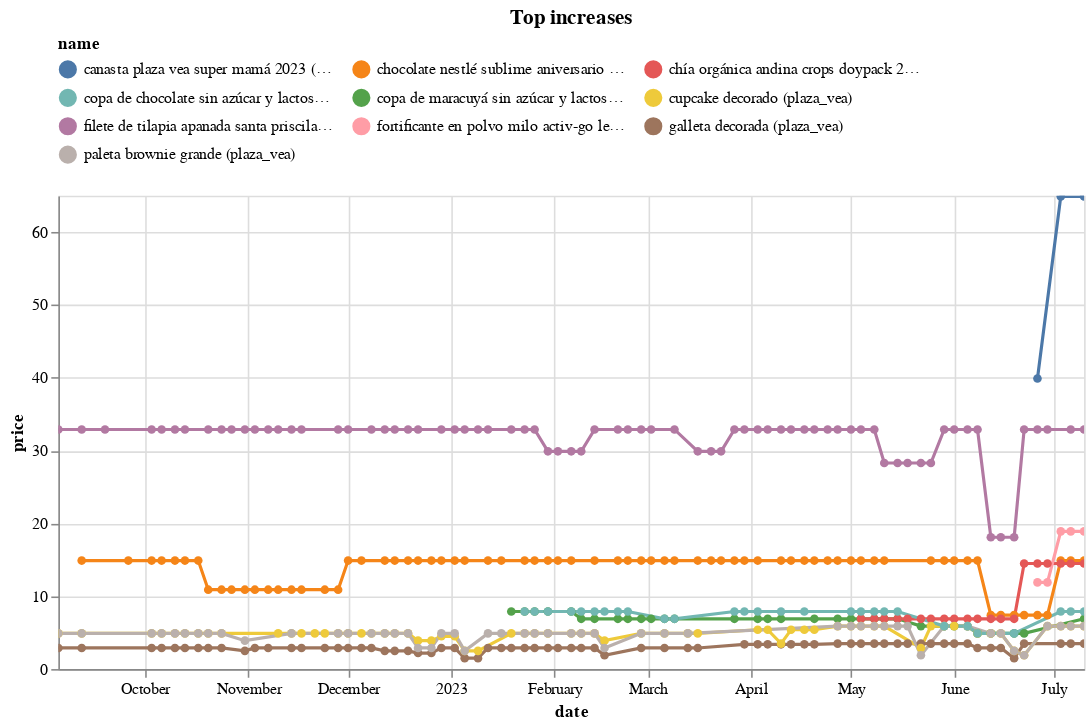

Notebook cell for this chart:
### Code cell
(top_changes
 .sort_values('change')
 .tail(10)
 .pipe(plot_changes, 'Top increases')
)

### Figure 1 — Vega-Lite specification as saved in the notebook (floating-point values rounded to 4 significant figures; data arrays with more than 128 entries replaced by an {"elided": "..."} marker saying what was removed)
{"config": {"view": {"continuousWidth": 300, "continuousHeight": 300}, "legend": {"columns": 3, "orient": "top"}}, "data": {"name": "data-c558863ec44eae21e1755bfad3434cd6"}, "mark": {"type": "line", "point": true}, "encoding": {"color": {"field": "name", "scale": {"domain": ["canasta plaza vea super mamá 2023 (plaza_vea)", "chocolate nestlé sublime aniversario paquete 6un (plaza_vea)", "chía orgánica andina crops doypack 250g (plaza_vea)", "copa de chocolate sin azúcar y lactosa (plaza_vea)", "copa de maracuyá sin azúcar y lactosa (plaza_vea)", "cupcake decorado (plaza_vea)", "filete de tilapia apanada santa priscila bolsa 454g (plaza_vea)", "fortificante en polvo milo activ-go leche lata 400g (plaza_vea)", "galleta decorada (plaza_vea)", "paleta brownie grande (plaza_vea)"]}, "type": "nominal"}, "tooltip": [{"field": "name", "type": "nominal"}, {"field": "price", "type": "quantitative"}, {"field": "last_price", "type": "quantitative"}], "x": {"field": "date", "type": "temporal"}, "y": {"field": "price", "type": "quantitative"}}, "params": [{"name": "param_5", "select": {"type": "point", "fields": ["name"]}, "bind": "legend"}, {"name": "param_6", "select": {"type": "interval", "encodings": ["x", "y"]}, "bind": "scales"}], "title": "Top increases", "transform": [{"filter": {"param": "param_5"}}], "width": 650, "$schema": "https://vega.github.io/schema/vega-lite/v5.8.0.json", "datasets": {"data-c558863ec44eae21e1755bfad3434cd6": {"elided": "421 records"}}}
